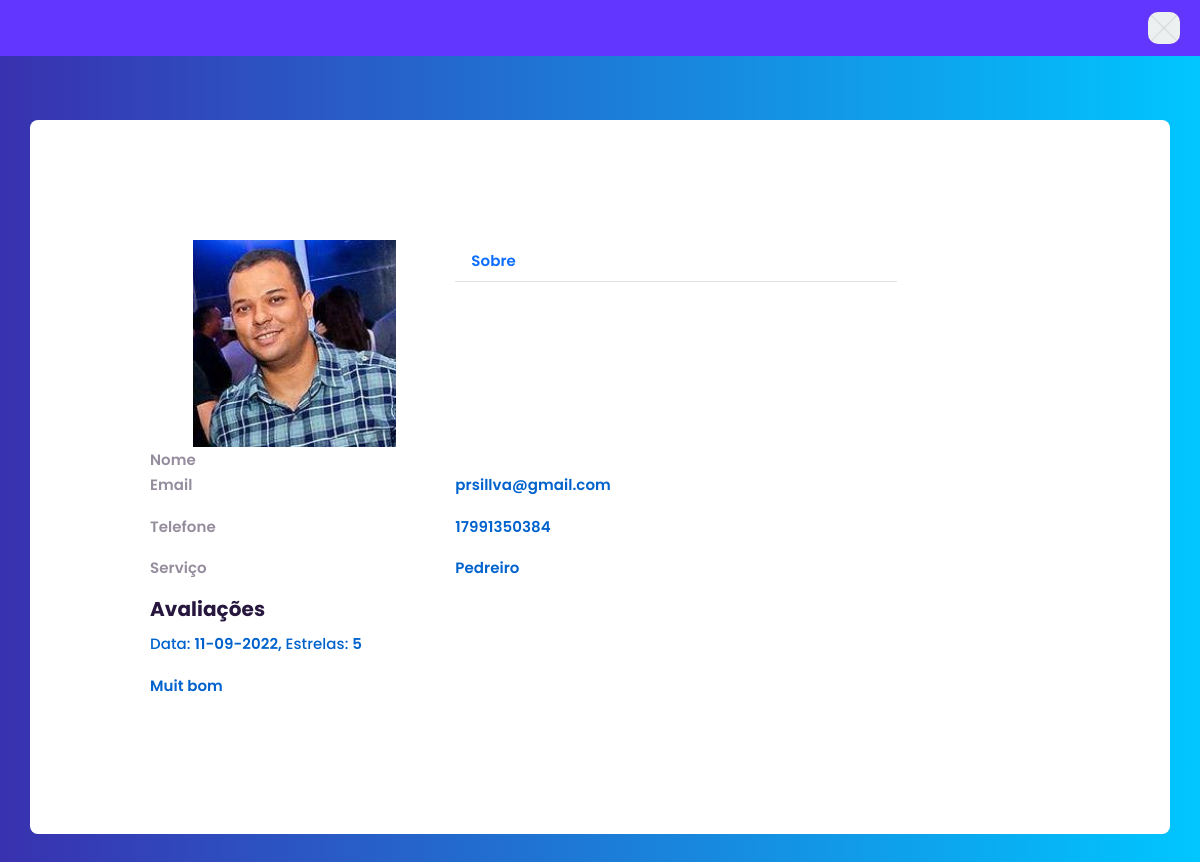
The app's page /profilepwa/1, older data.
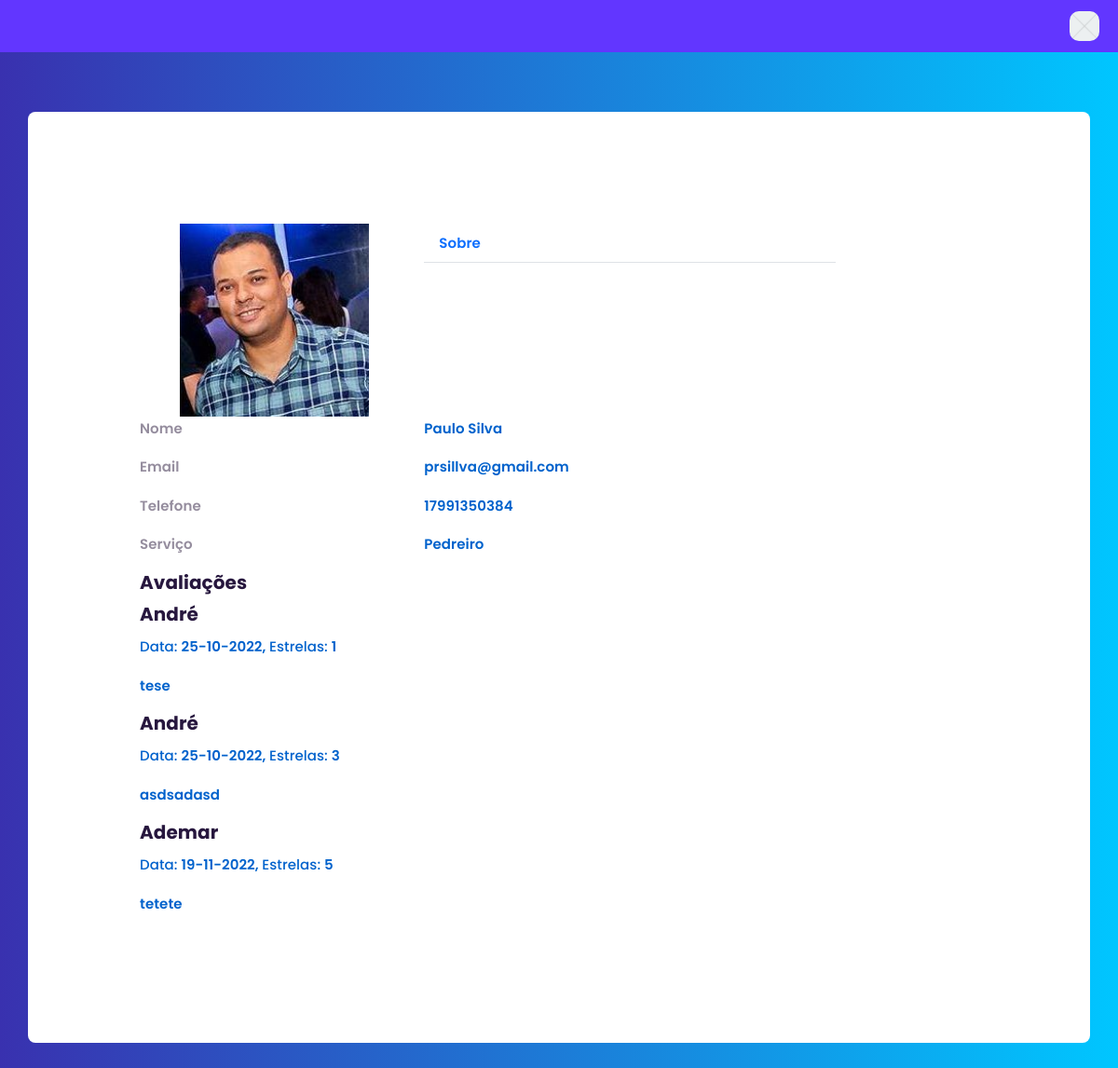
The same page, newer data.
### core/models.py (models this page shows, shortened)
class Service(models.Model):
    name = models.CharField(max_length=30, unique=True, verbose_name='Serviço')
    categories = models.ManyToManyField(Category, verbose_name='Categoria', related_name='services')
    created = models.DateTimeField(auto_now_add=True, verbose_name='Criado em')
    modified = models.DateTimeField(auto_now=True, verbose_name='Modificado em')
    class Meta:
        verbose_name = 'Serviço'
        verbose_name_plural = 'Serviços'

class Review(models.Model):
    RATING_VALUES = (
        (1, '1'),
        (2, '2'),
        (3, '3'),
        (4, '4'),
        (5, '5')
    )
    profile = models.ForeignKey(Profile, on_delete=models.CASCADE, verbose_name='Perfil', related_name='reviews')
    user = models.ForeignKey(User, on_delete=models.CASCADE, related_name='reviews')
    title = models.CharField(max_length=60, verbose_name='Título', blank=True, null=True)
    comment = models.TextField(max_length=250, verbose_name='Comentário', blank=True, null=True)
    stars = models.IntegerField(choices=RATING_VALUES, verbose_name='Nota')
    created = models.DateTimeField(auto_now_add=True, verbose_name='Criado em')
    modified = models.DateTimeField(auto_now=True, verbose_name='Modificado em')
    class Meta:
        verbose_name = 'Avaliação'
        verbose_name_plural = 'Avaliações'
        ordering = ['created']

class Profile(models.Model):
    STATES = (('AC', 'Acre'), ('AL', 'Alagoas'), ('AP', 'Amapá'), ('AM', 'Amazonas'), ('BA', 'Bahia'),
              ('CE', 'Ceará'), ('ES', 'Espírito Santo'), ('GO', 'Goiás'), ('MA', 'Maranhão'),
              ('MT', 'Mato Grosso'), ('MS', 'Mato Grosso do Sul'), ('MG', 'Minas Gerais'),
              ('PA', 'Pará'), ('PB', 'Paraíba'), ('PR', 'Paraná'), ('PE', 'Pernambuco'), ('PI', 'Piauí'),
              ('RJ', 'Rio de Janeiro'), ('RN', 'Rio Grande do Norte'), ('RS', 'Rio Grande do Sul'),
              ('RO', 'Rondônia'), ('RR', 'Roraima'), ('SC', 'Santa Catarina'), ('SP', 'São Paulo'),
              ('SE', 'Sergipe'), ('TO', 'Tocantins'), ('DF', 'Distrito Federal'),
              )
    GENDER = (
        ('M', 'Masculino'),
        ('F', 'Feminino'),
        ('O', 'Outro'),
    )
    user = models.OneToOneField(User, on_delete=models.CASCADE, verbose_name='Usuário', related_name='profile')
    picture = models.ImageField(verbose_name='Foto', null=True, blank=True, default='profile_pics/default.png',
                                upload_to='profile_pics')
    birth_date = models.DateField(verbose_name='Data de nascimento', blank=True, null=True)
    gender = models.CharField(max_length=1, choices=GENDER, verbose_name='Gênero', blank=True, null=True)
    services = models.ManyToManyField(Service, verbose_name='Serviço', blank=True, related_name='profile')
    profile_description = models.TextField(max_length=500, verbose_name='Descrição', blank=True, null=True)
    social_number = models.CharField(max_length=11, verbose_name='CPF', unique=True, blank=True, null=True)
    phone_number = models.CharField(max_length=11, verbose_name='Telephone', blank=True, null=True)
    zip_code = models.CharField(max_length=8, verbose_name='CEP', blank=True, null=True)
    street = models.CharField(max_length=100, verbose_name='logradouro', blank=True, null=True)
    number = models.CharField(max_length=8, verbose_name='Número', blank=True, null=True)
    complement = models.CharField(max_length=100, verbose_name='Complemento', blank=True, null=True)
    district = models.CharField(max_length=100, verbose_name='Bairro', blank=True, null=True)
    city = models.CharField(max_length=50, verbose_name='Cidade', blank=True, null=False)
    state = models.CharField(max_length=2, choices=STATES, verbose_name='Estado', blank=True, null=True)
    created = models.DateTimeField(auto_now_add=True, verbose_name='Criado em')
    modified = models.DateTimeField(auto_now=True, verbose_name='Modificado em')
    class Meta:
        verbose_name = 'Perfil'
        verbose_name_plural = 'Perfis'
        ordering = ['created']

### core/views.py (the view)
# urls.py: path('profilepwa/<int:pk>', ProfileDetailViewPwa.as_view(), name='profile_detail_pwa'),
class ProfileDetailViewPwa(DetailView):
    model = Profile
    template_name = 'core/profile_detail_pwa.html'

### templates/core/profile_detail_pwa.html (shortened to what this page needs)
{% extends "core/base_pwa.html" %}
{% load account socialaccount %}
{% block content%}
<div class="container emp-profile">
    <form method="post">
        <div class="row">
            <div class="col-md-4">
                <div class="profile-img">
                    <img src="{{ profile.picture.url }}" alt=""/>
                </div>
            </div>
            <div class="col-md-6">
                <div class="profile-head">
                    <ul class="nav nav-tabs" id="myTab" role="tablist">
                        <li class="nav-item">
                            <a class="nav-link " id="home-tab" data-toggle="tab" href="#home" role="tab" aria-controls="home" aria-selected="true">Sobre</a>
                        </li>
                    </ul>
                </div>
            </div>
        </div>
        <div class="row">
            <div class="col-md-8">
                <div class="tab-content profile-tab" id="myTabContent">
                    <div class="tab-pane fade show active" id="home" role="tabpanel" aria-labelledby="home-tab">
                                <div class="row">
                                    <div class="col-md-6">
                                        <label>Nome</label>
                                    </div>
                                    <div class="col-md-6">
                                        <p>{{ profile.user.first_name }} {{ profile.user.last_name }}</p>
                                    </div>
                                </div>
                                <div class="row">
                                    <div class="col-md-6">
                                        <label>Email</label>
                                    </div>
                                    <div class="col-md-6">
                                        <p>{{ profile.user.email }}</p>
                                    </div>
                                </div>
                                <div class="row">
                                    <div class="col-md-6">
                                        <label>Telefone</label>
                                    </div>
                                    <div class="col-md-6">
                                        <p>{{profile.phone_number}}</p>
                                    </div>
                                </div>
                                <div class="row">
                                    <div class="col-md-6">
                                        <label>Serviço</label>
                                    </div>
                                    {% for service in profile.services.all %}
                                    <div class="col-md-6">
                                        <p>{{service.name}}</p>
                                    </div>
                                    {% endfor %}
                                </div>
                    </div>
                    <h2 class="subtitle">Avaliações</h2>
        <div class="reviews-wrapper">
            {% for review in profile.reviews.all %}
                <div class="notification space-below">
                    <h2>{{review.user.first_name}}</h2>
                    <p>
                        <strong>Data: </strong>{{ review.created|date:"d-m-Y" }},
                        <strong>Estrelas: </strong>{{ review.stars }}
                    </p>
                    <p>{{ review.comment }}</p>
                </div>
            {% empty %}
                <div class="notification space-below">
                    Sem avaliações...
                </div>
            {% endfor %}
        </div>
                </div>
            </div>
        </div>
    </form>
</div>
{%endblock%}

Row changes from the older to the newer data that the page shows:
no longer on this page (row edited): Review: created "11-09-2022", stars "5", comment "Muit bom"
changed Profile "prsillva@gmail.com": user.first_name (not shown) → "Paulo"; user.last_name (not shown) → "Silva"
added Review: user.first_name "André", created "25-10-2022", stars "1", comment "tese"
added Review: user.first_name "André", created "25-10-2022", stars "3", comment "asdsadasd"
added Review: user.first_name "Ademar", created "19-11-2022", stars "5", comment "tetete"
